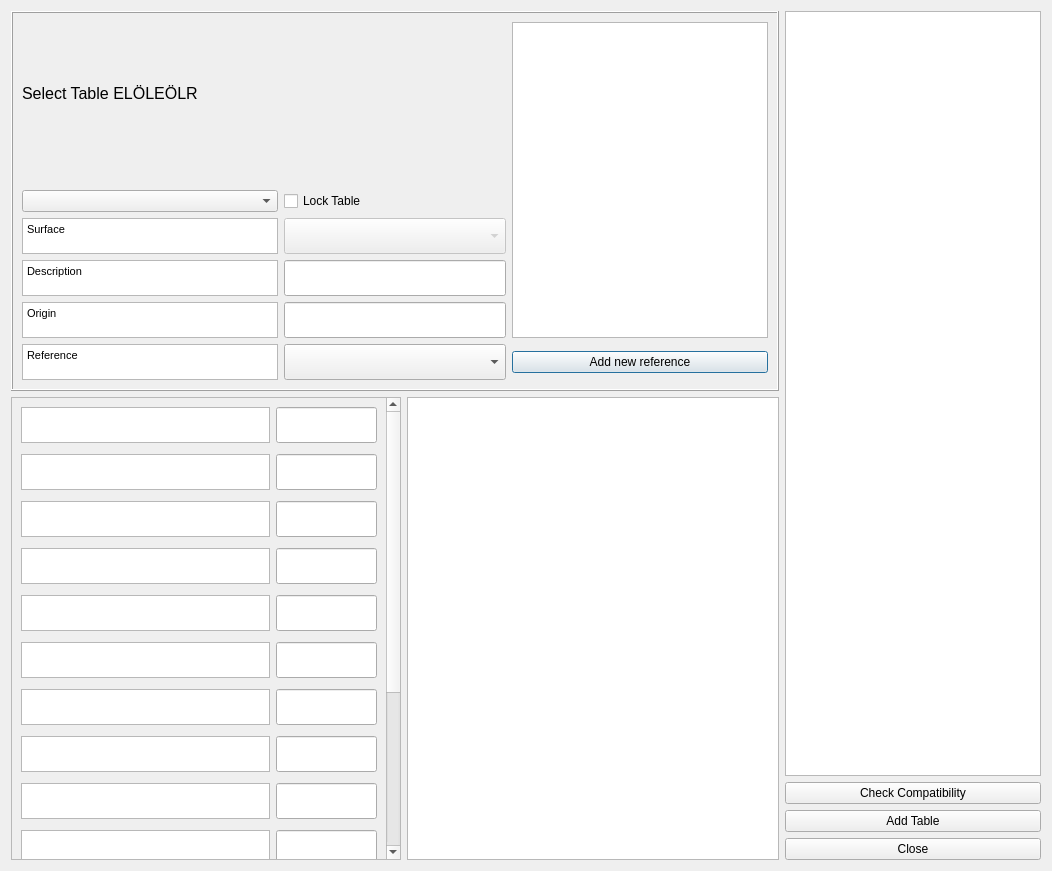
<?xml version="1.0" encoding="UTF-8"?>
<ui version="4.0">
 <class>urban_type_db_editorDialogBase</class>
 <widget class="QDialog" name="urban_type_db_editorDialogBase">
  <property name="geometry">
   <rect>
    <x>0</x>
    <y>0</y>
    <width>1052</width>
    <height>871</height>
   </rect>
  </property>
  <property name="windowTitle">
   <string>Urban Type Database editor</string>
  </property>
  <layout class="QGridLayout" name="gridLayout_3">
   <item row="0" column="0" colspan="2">
    <widget class="QFrame" name="frame1">
     <property name="frameShape">
      <enum>QFrame::Box</enum>
     </property>
     <property name="frameShadow">
      <enum>QFrame::Raised</enum>
     </property>
     <layout class="QGridLayout" name="gridLayout_2">
      <item row="0" column="0">
       <widget class="QLabel" name="label_42">
        <property name="text">
         <string>&lt;!DOCTYPE HTML PUBLIC &quot;-//W3C//DTD HTML 4.0//EN&quot; &quot;http://www.w3.org/TR/REC-html40/strict.dtd&quot;&gt;
&lt;html&gt;&lt;head&gt;&lt;meta name=&quot;qrichtext&quot; content=&quot;1&quot; /&gt;&lt;style type=&quot;text/css&quot;&gt;
p, li { white-space: pre-wrap; }
&lt;/style&gt;&lt;/head&gt;&lt;body style=&quot; font-family:'MS Shell Dlg 2'; font-size:8pt; font-weight:400; font-style:normal;&quot;&gt;
&lt;p style=&quot; margin-top:0px; margin-bottom:0px; margin-left:0px; margin-right:0px; -qt-block-indent:0; text-indent:0px;&quot;&gt;&lt;span style=&quot; font-size:12pt;&quot;&gt;Select Table ELÖLEÖLR&lt;/span&gt;&lt;/p&gt;
&lt;p style=&quot;-qt-paragraph-type:empty; margin-top:0px; margin-bottom:0px; margin-left:0px; margin-right:0px; -qt-block-indent:0; text-indent:0px; font-size:12pt;&quot;&gt;&lt;br /&gt;&lt;/p&gt;&lt;/body&gt;&lt;/html&gt;</string>
        </property>
       </widget>
      </item>
      <item row="0" column="2" rowspan="5">
       <widget class="QTextBrowser" name="textBrowserRef">
        <property name="sizePolicy">
         <sizepolicy hsizetype="Expanding" vsizetype="Preferred">
          <horstretch>0</horstretch>
          <verstretch>0</verstretch>
         </sizepolicy>
        </property>
        <property name="maximumSize">
         <size>
          <width>500</width>
          <height>16777215</height>
         </size>
        </property>
       </widget>
      </item>
      <item row="1" column="0">
       <widget class="QComboBox" name="comboBoxTableSelect">
        <property name="toolTip">
         <string/>
        </property>
       </widget>
      </item>
      <item row="1" column="1">
       <widget class="QCheckBox" name="checkBoxA">
        <property name="text">
         <string>Lock Table</string>
        </property>
       </widget>
      </item>
      <item row="2" column="0">
       <widget class="QTextBrowser" name="textBrowser_Surface">
        <property name="sizePolicy">
         <sizepolicy hsizetype="Expanding" vsizetype="Fixed">
          <horstretch>0</horstretch>
          <verstretch>0</verstretch>
         </sizepolicy>
        </property>
        <property name="maximumSize">
         <size>
          <width>16777215</width>
          <height>36</height>
         </size>
        </property>
        <property name="html">
         <string>&lt;!DOCTYPE HTML PUBLIC &quot;-//W3C//DTD HTML 4.0//EN&quot; &quot;http://www.w3.org/TR/REC-html40/strict.dtd&quot;&gt;
&lt;html&gt;&lt;head&gt;&lt;meta name=&quot;qrichtext&quot; content=&quot;1&quot; /&gt;&lt;style type=&quot;text/css&quot;&gt;
p, li { white-space: pre-wrap; }
&lt;/style&gt;&lt;/head&gt;&lt;body style=&quot; font-family:'MS Shell Dlg 2'; font-size:8.25pt; font-weight:400; font-style:normal;&quot;&gt;
&lt;p style=&quot; margin-top:0px; margin-bottom:0px; margin-left:0px; margin-right:0px; -qt-block-indent:0; text-indent:0px;&quot;&gt;&lt;span style=&quot; font-size:8pt;&quot;&gt;Surface&lt;/span&gt;&lt;/p&gt;&lt;/body&gt;&lt;/html&gt;</string>
        </property>
       </widget>
      </item>
      <item row="2" column="1">
       <widget class="QComboBox" name="comboBoxSurface">
        <property name="enabled">
         <bool>false</bool>
        </property>
        <property name="sizePolicy">
         <sizepolicy hsizetype="Expanding" vsizetype="Fixed">
          <horstretch>0</horstretch>
          <verstretch>0</verstretch>
         </sizepolicy>
        </property>
        <property name="maximumSize">
         <size>
          <width>16777215</width>
          <height>36</height>
         </size>
        </property>
        <property name="currentIndex">
         <number>-1</number>
        </property>
        <item>
         <property name="text">
          <string>Paved</string>
         </property>
        </item>
        <item>
         <property name="text">
          <string>Building</string>
         </property>
        </item>
        <item>
         <property name="text">
          <string>Evergreen Tree</string>
         </property>
        </item>
        <item>
         <property name="text">
          <string>Deciduous Tree</string>
         </property>
        </item>
        <item>
         <property name="text">
          <string>Grass</string>
         </property>
        </item>
        <item>
         <property name="text">
          <string>Bare Soil</string>
         </property>
        </item>
        <item>
         <property name="text">
          <string>Grass</string>
         </property>
        </item>
        <item>
         <property name="text">
          <string>Water</string>
         </property>
        </item>
        <item>
         <property name="text">
          <string>Snow</string>
         </property>
        </item>
       </widget>
      </item>
      <item row="3" column="0">
       <widget class="QTextBrowser" name="textBrowserDesc">
        <property name="sizePolicy">
         <sizepolicy hsizetype="Expanding" vsizetype="Fixed">
          <horstretch>0</horstretch>
          <verstretch>0</verstretch>
         </sizepolicy>
        </property>
        <property name="maximumSize">
         <size>
          <width>16777215</width>
          <height>36</height>
         </size>
        </property>
        <property name="html">
         <string>&lt;!DOCTYPE HTML PUBLIC &quot;-//W3C//DTD HTML 4.0//EN&quot; &quot;http://www.w3.org/TR/REC-html40/strict.dtd&quot;&gt;
&lt;html&gt;&lt;head&gt;&lt;meta name=&quot;qrichtext&quot; content=&quot;1&quot; /&gt;&lt;style type=&quot;text/css&quot;&gt;
p, li { white-space: pre-wrap; }
&lt;/style&gt;&lt;/head&gt;&lt;body style=&quot; font-family:'MS Shell Dlg 2'; font-size:8.25pt; font-weight:400; font-style:normal;&quot;&gt;
&lt;p style=&quot; margin-top:0px; margin-bottom:0px; margin-left:0px; margin-right:0px; -qt-block-indent:0; text-indent:0px;&quot;&gt;&lt;span style=&quot; font-size:8pt;&quot;&gt;Description&lt;/span&gt;&lt;/p&gt;&lt;/body&gt;&lt;/html&gt;</string>
        </property>
       </widget>
      </item>
      <item row="3" column="1">
       <widget class="QgsFilterLineEdit" name="textEditDesc">
        <property name="maximumSize">
         <size>
          <width>16777215</width>
          <height>36</height>
         </size>
        </property>
        <property name="inputMethodHints">
         <set>Qt::ImhNone</set>
        </property>
        <property name="qgisRelation" stdset="0">
         <string notr="true"/>
        </property>
       </widget>
      </item>
      <item row="4" column="0">
       <widget class="QTextBrowser" name="textBrowserOrig">
        <property name="sizePolicy">
         <sizepolicy hsizetype="Expanding" vsizetype="Fixed">
          <horstretch>0</horstretch>
          <verstretch>0</verstretch>
         </sizepolicy>
        </property>
        <property name="maximumSize">
         <size>
          <width>16777215</width>
          <height>36</height>
         </size>
        </property>
        <property name="html">
         <string>&lt;!DOCTYPE HTML PUBLIC &quot;-//W3C//DTD HTML 4.0//EN&quot; &quot;http://www.w3.org/TR/REC-html40/strict.dtd&quot;&gt;
&lt;html&gt;&lt;head&gt;&lt;meta name=&quot;qrichtext&quot; content=&quot;1&quot; /&gt;&lt;style type=&quot;text/css&quot;&gt;
p, li { white-space: pre-wrap; }
&lt;/style&gt;&lt;/head&gt;&lt;body style=&quot; font-family:'MS Shell Dlg 2'; font-size:8.25pt; font-weight:400; font-style:normal;&quot;&gt;
&lt;p style=&quot; margin-top:0px; margin-bottom:0px; margin-left:0px; margin-right:0px; -qt-block-indent:0; text-indent:0px;&quot;&gt;&lt;span style=&quot; font-size:8pt;&quot;&gt;Origin&lt;/span&gt;&lt;/p&gt;&lt;/body&gt;&lt;/html&gt;</string>
        </property>
       </widget>
      </item>
      <item row="4" column="1">
       <widget class="QgsFilterLineEdit" name="textEditOrig">
        <property name="maximumSize">
         <size>
          <width>16777215</width>
          <height>36</height>
         </size>
        </property>
        <property name="qgisRelation" stdset="0">
         <string notr="true"/>
        </property>
       </widget>
      </item>
      <item row="5" column="0">
       <widget class="QTextBrowser" name="textBrowserOrig_2">
        <property name="sizePolicy">
         <sizepolicy hsizetype="Expanding" vsizetype="Fixed">
          <horstretch>0</horstretch>
          <verstretch>0</verstretch>
         </sizepolicy>
        </property>
        <property name="maximumSize">
         <size>
          <width>16777215</width>
          <height>36</height>
         </size>
        </property>
        <property name="html">
         <string>&lt;!DOCTYPE HTML PUBLIC &quot;-//W3C//DTD HTML 4.0//EN&quot; &quot;http://www.w3.org/TR/REC-html40/strict.dtd&quot;&gt;
&lt;html&gt;&lt;head&gt;&lt;meta name=&quot;qrichtext&quot; content=&quot;1&quot; /&gt;&lt;style type=&quot;text/css&quot;&gt;
p, li { white-space: pre-wrap; }
&lt;/style&gt;&lt;/head&gt;&lt;body style=&quot; font-family:'MS Shell Dlg 2'; font-size:8.25pt; font-weight:400; font-style:normal;&quot;&gt;
&lt;p style=&quot; margin-top:0px; margin-bottom:0px; margin-left:0px; margin-right:0px; -qt-block-indent:0; text-indent:0px;&quot;&gt;&lt;span style=&quot; font-size:8pt;&quot;&gt;Reference&lt;/span&gt;&lt;/p&gt;&lt;/body&gt;&lt;/html&gt;</string>
        </property>
       </widget>
      </item>
      <item row="5" column="1">
       <widget class="QComboBox" name="comboBoxRef">
        <property name="sizePolicy">
         <sizepolicy hsizetype="Expanding" vsizetype="Fixed">
          <horstretch>0</horstretch>
          <verstretch>0</verstretch>
         </sizepolicy>
        </property>
        <property name="minimumSize">
         <size>
          <width>0</width>
          <height>0</height>
         </size>
        </property>
        <property name="maximumSize">
         <size>
          <width>500</width>
          <height>36</height>
         </size>
        </property>
        <item>
         <property name="text">
          <string/>
         </property>
        </item>
       </widget>
      </item>
      <item row="5" column="2">
       <widget class="QPushButton" name="pushButtonToRefManager">
        <property name="text">
         <string>Add new reference</string>
        </property>
       </widget>
      </item>
     </layout>
    </widget>
   </item>
   <item row="2" column="2">
    <layout class="QGridLayout" name="gridLayout_8">
     <item row="0" column="0">
      <widget class="QPushButton" name="pushButtonCheck">
       <property name="text">
        <string>Check Compatibility</string>
       </property>
      </widget>
     </item>
     <item row="1" column="0">
      <widget class="QPushButton" name="pushButtonGen">
       <property name="enabled">
        <bool>true</bool>
       </property>
       <property name="text">
        <string>Add Table</string>
       </property>
      </widget>
     </item>
     <item row="2" column="0">
      <widget class="QPushButton" name="pushButtonCancel">
       <property name="text">
        <string>Close</string>
       </property>
      </widget>
     </item>
    </layout>
   </item>
   <item row="0" column="2" rowspan="2">
    <widget class="QTextBrowser" name="textBrowserDescVar">
     <property name="enabled">
      <bool>true</bool>
     </property>
     <property name="sizePolicy">
      <sizepolicy hsizetype="Preferred" vsizetype="Preferred">
       <horstretch>0</horstretch>
       <verstretch>0</verstretch>
      </sizepolicy>
     </property>
     <property name="minimumSize">
      <size>
       <width>150</width>
       <height>0</height>
      </size>
     </property>
     <property name="maximumSize">
      <size>
       <width>16777215</width>
       <height>16777215</height>
      </size>
     </property>
    </widget>
   </item>
   <item row="1" column="1" rowspan="2">
    <widget class="QTextBrowser" name="textBrowserDf">
     <property name="enabled">
      <bool>true</bool>
     </property>
     <property name="sizePolicy">
      <sizepolicy hsizetype="Expanding" vsizetype="Expanding">
       <horstretch>0</horstretch>
       <verstretch>0</verstretch>
      </sizepolicy>
     </property>
     <property name="minimumSize">
      <size>
       <width>300</width>
       <height>0</height>
      </size>
     </property>
     <property name="maximumSize">
      <size>
       <width>16777215</width>
       <height>16777215</height>
      </size>
     </property>
    </widget>
   </item>
   <item row="1" column="0" rowspan="2">
    <widget class="QScrollArea" name="scrollArea">
     <property name="sizePolicy">
      <sizepolicy hsizetype="Preferred" vsizetype="Expanding">
       <horstretch>0</horstretch>
       <verstretch>0</verstretch>
      </sizepolicy>
     </property>
     <property name="widgetResizable">
      <bool>true</bool>
     </property>
     <widget class="QWidget" name="scrollAreaWidgetContents">
      <property name="geometry">
       <rect>
        <x>0</x>
        <y>0</y>
        <width>379</width>
        <height>714</height>
       </rect>
      </property>
      <layout class="QGridLayout" name="gridLayout_5">
       <item row="0" column="0">
        <layout class="QGridLayout" name="gridLayout">
         <property name="verticalSpacing">
          <number>11</number>
         </property>
         <item row="17" column="1">
          <widget class="QgsFilterLineEdit" name="textEdit_Edit_11">
           <property name="maximumSize">
            <size>
             <width>16777215</width>
             <height>36</height>
            </size>
           </property>
           <property name="qgisRelation" stdset="0">
            <string notr="true"/>
           </property>
          </widget>
         </item>
         <item row="18" column="1">
          <widget class="QgsFilterLineEdit" name="textEdit_Edit_12">
           <property name="maximumSize">
            <size>
             <width>16777215</width>
             <height>36</height>
            </size>
           </property>
           <property name="qgisRelation" stdset="0">
            <string notr="true"/>
           </property>
          </widget>
         </item>
         <item row="17" column="0">
          <widget class="QTextBrowser" name="textBrowser_11">
           <property name="sizePolicy">
            <sizepolicy hsizetype="Expanding" vsizetype="Fixed">
             <horstretch>0</horstretch>
             <verstretch>0</verstretch>
            </sizepolicy>
           </property>
           <property name="maximumSize">
            <size>
             <width>16777215</width>
             <height>36</height>
            </size>
           </property>
           <property name="html">
            <string>&lt;!DOCTYPE HTML PUBLIC &quot;-//W3C//DTD HTML 4.0//EN&quot; &quot;http://www.w3.org/TR/REC-html40/strict.dtd&quot;&gt;
&lt;html&gt;&lt;head&gt;&lt;meta name=&quot;qrichtext&quot; content=&quot;1&quot; /&gt;&lt;style type=&quot;text/css&quot;&gt;
p, li { white-space: pre-wrap; }
&lt;/style&gt;&lt;/head&gt;&lt;body style=&quot; font-family:'MS Shell Dlg 2'; font-size:8.25pt; font-weight:400; font-style:normal;&quot;&gt;
&lt;p style=&quot;-qt-paragraph-type:empty; margin-top:0px; margin-bottom:0px; margin-left:0px; margin-right:0px; -qt-block-indent:0; text-indent:0px; font-size:12pt;&quot;&gt;&lt;br /&gt;&lt;/p&gt;&lt;/body&gt;&lt;/html&gt;</string>
           </property>
          </widget>
         </item>
         <item row="18" column="0">
          <widget class="QTextBrowser" name="textBrowser_12">
           <property name="sizePolicy">
            <sizepolicy hsizetype="Expanding" vsizetype="Fixed">
             <horstretch>0</horstretch>
             <verstretch>0</verstretch>
            </sizepolicy>
           </property>
           <property name="maximumSize">
            <size>
             <width>16777215</width>
             <height>36</height>
            </size>
           </property>
           <property name="html">
            <string>&lt;!DOCTYPE HTML PUBLIC &quot;-//W3C//DTD HTML 4.0//EN&quot; &quot;http://www.w3.org/TR/REC-html40/strict.dtd&quot;&gt;
&lt;html&gt;&lt;head&gt;&lt;meta name=&quot;qrichtext&quot; content=&quot;1&quot; /&gt;&lt;style type=&quot;text/css&quot;&gt;
p, li { white-space: pre-wrap; }
&lt;/style&gt;&lt;/head&gt;&lt;body style=&quot; font-family:'MS Shell Dlg 2'; font-size:8.25pt; font-weight:400; font-style:normal;&quot;&gt;
&lt;p style=&quot;-qt-paragraph-type:empty; margin-top:0px; margin-bottom:0px; margin-left:0px; margin-right:0px; -qt-block-indent:0; text-indent:0px; font-size:12pt;&quot;&gt;&lt;br /&gt;&lt;/p&gt;&lt;/body&gt;&lt;/html&gt;</string>
           </property>
          </widget>
         </item>
         <item row="19" column="0">
          <widget class="QTextBrowser" name="textBrowser_13">
           <property name="sizePolicy">
            <sizepolicy hsizetype="Expanding" vsizetype="Fixed">
             <horstretch>0</horstretch>
             <verstretch>0</verstretch>
            </sizepolicy>
           </property>
           <property name="maximumSize">
            <size>
             <width>16777215</width>
             <height>36</height>
            </size>
           </property>
           <property name="html">
            <string>&lt;!DOCTYPE HTML PUBLIC &quot;-//W3C//DTD HTML 4.0//EN&quot; &quot;http://www.w3.org/TR/REC-html40/strict.dtd&quot;&gt;
&lt;html&gt;&lt;head&gt;&lt;meta name=&quot;qrichtext&quot; content=&quot;1&quot; /&gt;&lt;style type=&quot;text/css&quot;&gt;
p, li { white-space: pre-wrap; }
&lt;/style&gt;&lt;/head&gt;&lt;body style=&quot; font-family:'MS Shell Dlg 2'; font-size:8.25pt; font-weight:400; font-style:normal;&quot;&gt;
&lt;p style=&quot;-qt-paragraph-type:empty; margin-top:0px; margin-bottom:0px; margin-left:0px; margin-right:0px; -qt-block-indent:0; text-indent:0px; font-size:12pt;&quot;&gt;&lt;br /&gt;&lt;/p&gt;&lt;/body&gt;&lt;/html&gt;</string>
           </property>
          </widget>
         </item>
         <item row="12" column="0">
          <widget class="QTextBrowser" name="textBrowser_6">
           <property name="sizePolicy">
            <sizepolicy hsizetype="Expanding" vsizetype="Fixed">
             <horstretch>0</horstretch>
             <verstretch>0</verstretch>
            </sizepolicy>
           </property>
           <property name="maximumSize">
            <size>
             <width>16777215</width>
             <height>36</height>
            </size>
           </property>
           <property name="html">
            <string>&lt;!DOCTYPE HTML PUBLIC &quot;-//W3C//DTD HTML 4.0//EN&quot; &quot;http://www.w3.org/TR/REC-html40/strict.dtd&quot;&gt;
&lt;html&gt;&lt;head&gt;&lt;meta name=&quot;qrichtext&quot; content=&quot;1&quot; /&gt;&lt;style type=&quot;text/css&quot;&gt;
p, li { white-space: pre-wrap; }
&lt;/style&gt;&lt;/head&gt;&lt;body style=&quot; font-family:'MS Shell Dlg 2'; font-size:8.25pt; font-weight:400; font-style:normal;&quot;&gt;
&lt;p style=&quot;-qt-paragraph-type:empty; margin-top:0px; margin-bottom:0px; margin-left:0px; margin-right:0px; -qt-block-indent:0; text-indent:0px; font-size:12pt;&quot;&gt;&lt;br /&gt;&lt;/p&gt;&lt;/body&gt;&lt;/html&gt;</string>
           </property>
          </widget>
         </item>
         <item row="10" column="1">
          <widget class="QgsFilterLineEdit" name="textEdit_Edit_4">
           <property name="maximumSize">
            <size>
             <width>16777215</width>
             <height>36</height>
            </size>
           </property>
           <property name="qgisRelation" stdset="0">
            <string notr="true"/>
           </property>
          </widget>
         </item>
         <item row="6" column="1">
          <widget class="QgsFilterLineEdit" name="textEdit_Edit_0">
           <property name="maximumSize">
            <size>
             <width>16777215</width>
             <height>36</height>
            </size>
           </property>
           <property name="qgisRelation" stdset="0">
            <string notr="true"/>
           </property>
          </widget>
         </item>
         <item row="11" column="1">
          <widget class="QgsFilterLineEdit" name="textEdit_Edit_5">
           <property name="maximumSize">
            <size>
             <width>16777215</width>
             <height>36</height>
            </size>
           </property>
           <property name="qgisRelation" stdset="0">
            <string notr="true"/>
           </property>
          </widget>
         </item>
         <item row="16" column="0">
          <widget class="QTextBrowser" name="textBrowser_10">
           <property name="sizePolicy">
            <sizepolicy hsizetype="Expanding" vsizetype="Fixed">
             <horstretch>0</horstretch>
             <verstretch>0</verstretch>
            </sizepolicy>
           </property>
           <property name="maximumSize">
            <size>
             <width>16777215</width>
             <height>36</height>
            </size>
           </property>
           <property name="html">
            <string>&lt;!DOCTYPE HTML PUBLIC &quot;-//W3C//DTD HTML 4.0//EN&quot; &quot;http://www.w3.org/TR/REC-html40/strict.dtd&quot;&gt;
&lt;html&gt;&lt;head&gt;&lt;meta name=&quot;qrichtext&quot; content=&quot;1&quot; /&gt;&lt;style type=&quot;text/css&quot;&gt;
p, li { white-space: pre-wrap; }
&lt;/style&gt;&lt;/head&gt;&lt;body style=&quot; font-family:'MS Shell Dlg 2'; font-size:8.25pt; font-weight:400; font-style:normal;&quot;&gt;
&lt;p style=&quot;-qt-paragraph-type:empty; margin-top:0px; margin-bottom:0px; margin-left:0px; margin-right:0px; -qt-block-indent:0; text-indent:0px; font-size:12pt;&quot;&gt;&lt;br /&gt;&lt;/p&gt;&lt;/body&gt;&lt;/html&gt;</string>
           </property>
          </widget>
         </item>
         <item row="6" column="0">
          <widget class="QTextBrowser" name="textBrowser_0">
           <property name="sizePolicy">
            <sizepolicy hsizetype="Expanding" vsizetype="Fixed">
             <horstretch>0</horstretch>
             <verstretch>0</verstretch>
            </sizepolicy>
           </property>
           <property name="maximumSize">
            <size>
             <width>16777215</width>
             <height>36</height>
            </size>
           </property>
           <property name="html">
            <string>&lt;!DOCTYPE HTML PUBLIC &quot;-//W3C//DTD HTML 4.0//EN&quot; &quot;http://www.w3.org/TR/REC-html40/strict.dtd&quot;&gt;
&lt;html&gt;&lt;head&gt;&lt;meta name=&quot;qrichtext&quot; content=&quot;1&quot; /&gt;&lt;style type=&quot;text/css&quot;&gt;
p, li { white-space: pre-wrap; }
&lt;/style&gt;&lt;/head&gt;&lt;body style=&quot; font-family:'MS Shell Dlg 2'; font-size:8.25pt; font-weight:400; font-style:normal;&quot;&gt;
&lt;p style=&quot;-qt-paragraph-type:empty; margin-top:0px; margin-bottom:0px; margin-left:0px; margin-right:0px; -qt-block-indent:0; text-indent:0px; font-size:12pt;&quot;&gt;&lt;br /&gt;&lt;/p&gt;&lt;/body&gt;&lt;/html&gt;</string>
           </property>
          </widget>
         </item>
         <item row="15" column="0">
          <widget class="QTextBrowser" name="textBrowser_9">
           <property name="sizePolicy">
            <sizepolicy hsizetype="Expanding" vsizetype="Fixed">
             <horstretch>0</horstretch>
             <verstretch>0</verstretch>
            </sizepolicy>
           </property>
           <property name="maximumSize">
            <size>
             <width>16777215</width>
             <height>36</height>
            </size>
           </property>
           <property name="html">
            <string>&lt;!DOCTYPE HTML PUBLIC &quot;-//W3C//DTD HTML 4.0//EN&quot; &quot;http://www.w3.org/TR/REC-html40/strict.dtd&quot;&gt;
&lt;html&gt;&lt;head&gt;&lt;meta name=&quot;qrichtext&quot; content=&quot;1&quot; /&gt;&lt;style type=&quot;text/css&quot;&gt;
p, li { white-space: pre-wrap; }
&lt;/style&gt;&lt;/head&gt;&lt;body style=&quot; font-family:'MS Shell Dlg 2'; font-size:8.25pt; font-weight:400; font-style:normal;&quot;&gt;
&lt;p style=&quot;-qt-paragraph-type:empty; margin-top:0px; margin-bottom:0px; margin-left:0px; margin-right:0px; -qt-block-indent:0; text-indent:0px; font-size:12pt;&quot;&gt;&lt;br /&gt;&lt;/p&gt;&lt;/body&gt;&lt;/html&gt;</string>
           </property>
          </widget>
         </item>
         <item row="8" column="1">
          <widget class="QgsFilterLineEdit" name="textEdit_Edit_2">
           <property name="maximumSize">
            <size>
             <width>16777215</width>
             <height>36</height>
            </size>
           </property>
           <property name="qgisRelation" stdset="0">
            <string notr="true"/>
           </property>
          </widget>
         </item>
         <item row="8" column="0">
          <widget class="QTextBrowser" name="textBrowser_2">
           <property name="sizePolicy">
            <sizepolicy hsizetype="Expanding" vsizetype="Fixed">
             <horstretch>0</horstretch>
             <verstretch>0</verstretch>
            </sizepolicy>
           </property>
           <property name="maximumSize">
            <size>
             <width>16777215</width>
             <height>36</height>
            </size>
           </property>
           <property name="html">
            <string>&lt;!DOCTYPE HTML PUBLIC &quot;-//W3C//DTD HTML 4.0//EN&quot; &quot;http://www.w3.org/TR/REC-html40/strict.dtd&quot;&gt;
&lt;html&gt;&lt;head&gt;&lt;meta name=&quot;qrichtext&quot; content=&quot;1&quot; /&gt;&lt;style type=&quot;text/css&quot;&gt;
p, li { white-space: pre-wrap; }
&lt;/style&gt;&lt;/head&gt;&lt;body style=&quot; font-family:'MS Shell Dlg 2'; font-size:8.25pt; font-weight:400; font-style:normal;&quot;&gt;
&lt;p style=&quot;-qt-paragraph-type:empty; margin-top:0px; margin-bottom:0px; margin-left:0px; margin-right:0px; -qt-block-indent:0; text-indent:0px; font-size:12pt;&quot;&gt;&lt;br /&gt;&lt;/p&gt;&lt;/body&gt;&lt;/html&gt;</string>
           </property>
          </widget>
         </item>
         <item row="14" column="0">
          <widget class="QTextBrowser" name="textBrowser_8">
           <property name="sizePolicy">
            <sizepolicy hsizetype="Expanding" vsizetype="Fixed">
             <horstretch>0</horstretch>
             <verstretch>0</verstretch>
            </sizepolicy>
           </property>
           <property name="maximumSize">
            <size>
             <width>16777215</width>
             <height>36</height>
            </size>
           </property>
           <property name="html">
            <string>&lt;!DOCTYPE HTML PUBLIC &quot;-//W3C//DTD HTML 4.0//EN&quot; &quot;http://www.w3.org/TR/REC-html40/strict.dtd&quot;&gt;
&lt;html&gt;&lt;head&gt;&lt;meta name=&quot;qrichtext&quot; content=&quot;1&quot; /&gt;&lt;style type=&quot;text/css&quot;&gt;
p, li { white-space: pre-wrap; }
&lt;/style&gt;&lt;/head&gt;&lt;body style=&quot; font-family:'MS Shell Dlg 2'; font-size:8.25pt; font-weight:400; font-style:normal;&quot;&gt;
&lt;p style=&quot;-qt-paragraph-type:empty; margin-top:0px; margin-bottom:0px; margin-left:0px; margin-right:0px; -qt-block-indent:0; text-indent:0px; font-size:12pt;&quot;&gt;&lt;br /&gt;&lt;/p&gt;&lt;/body&gt;&lt;/html&gt;</string>
           </property>
          </widget>
         </item>
         <item row="9" column="1">
          <widget class="QgsFilterLineEdit" name="textEdit_Edit_3">
           <property name="maximumSize">
            <size>
             <width>16777215</width>
             <height>36</height>
            </size>
           </property>
           <property name="qgisRelation" stdset="0">
            <string notr="true"/>
           </property>
          </widget>
         </item>
         <item row="9" column="0">
          <widget class="QTextBrowser" name="textBrowser_3">
           <property name="sizePolicy">
            <sizepolicy hsizetype="Expanding" vsizetype="Fixed">
             <horstretch>0</horstretch>
             <verstretch>0</verstretch>
            </sizepolicy>
           </property>
           <property name="maximumSize">
            <size>
             <width>16777215</width>
             <height>36</height>
            </size>
           </property>
           <property name="html">
            <string>&lt;!DOCTYPE HTML PUBLIC &quot;-//W3C//DTD HTML 4.0//EN&quot; &quot;http://www.w3.org/TR/REC-html40/strict.dtd&quot;&gt;
&lt;html&gt;&lt;head&gt;&lt;meta name=&quot;qrichtext&quot; content=&quot;1&quot; /&gt;&lt;style type=&quot;text/css&quot;&gt;
p, li { white-space: pre-wrap; }
&lt;/style&gt;&lt;/head&gt;&lt;body style=&quot; font-family:'MS Shell Dlg 2'; font-size:8.25pt; font-weight:400; font-style:normal;&quot;&gt;
&lt;p style=&quot;-qt-paragraph-type:empty; margin-top:0px; margin-bottom:0px; margin-left:0px; margin-right:0px; -qt-block-indent:0; text-indent:0px; font-size:12pt;&quot;&gt;&lt;br /&gt;&lt;/p&gt;&lt;/body&gt;&lt;/html&gt;</string>
           </property>
          </widget>
         </item>
         <item row="13" column="0">
          <widget class="QTextBrowser" name="textBrowser_7">
           <property name="sizePolicy">
            <sizepolicy hsizetype="Expanding" vsizetype="Fixed">
             <horstretch>0</horstretch>
             <verstretch>0</verstretch>
            </sizepolicy>
           </property>
           <property name="maximumSize">
            <size>
             <width>16777215</width>
             <height>36</height>
            </size>
           </property>
           <property name="html">
            <string>&lt;!DOCTYPE HTML PUBLIC &quot;-//W3C//DTD HTML 4.0//EN&quot; &quot;http://www.w3.org/TR/REC-html40/strict.dtd&quot;&gt;
&lt;html&gt;&lt;head&gt;&lt;meta name=&quot;qrichtext&quot; content=&quot;1&quot; /&gt;&lt;style type=&quot;text/css&quot;&gt;
p, li { white-space: pre-wrap; }
&lt;/style&gt;&lt;/head&gt;&lt;body style=&quot; font-family:'MS Shell Dlg 2'; font-size:8.25pt; font-weight:400; font-style:normal;&quot;&gt;
&lt;p style=&quot;-qt-paragraph-type:empty; margin-top:0px; margin-bottom:0px; margin-left:0px; margin-right:0px; -qt-block-indent:0; text-indent:0px; font-size:12pt;&quot;&gt;&lt;br /&gt;&lt;/p&gt;&lt;/body&gt;&lt;/html&gt;</string>
           </property>
          </widget>
         </item>
         <item row="7" column="1">
          <widget class="QgsFilterLineEdit" name="textEdit_Edit_1">
           <property name="maximumSize">
            <size>
             <width>16777215</width>
             <height>36</height>
            </size>
           </property>
           <property name="qgisRelation" stdset="0">
            <string notr="true"/>
           </property>
          </widget>
         </item>
         <item row="7" column="0">
          <widget class="QTextBrowser" name="textBrowser_1">
           <property name="sizePolicy">
            <sizepolicy hsizetype="Expanding" vsizetype="Fixed">
             <horstretch>0</horstretch>
             <verstretch>0</verstretch>
            </sizepolicy>
           </property>
           <property name="maximumSize">
            <size>
             <width>16777215</width>
             <height>36</height>
            </size>
           </property>
           <property name="html">
            <string>&lt;!DOCTYPE HTML PUBLIC &quot;-//W3C//DTD HTML 4.0//EN&quot; &quot;http://www.w3.org/TR/REC-html40/strict.dtd&quot;&gt;
&lt;html&gt;&lt;head&gt;&lt;meta name=&quot;qrichtext&quot; content=&quot;1&quot; /&gt;&lt;style type=&quot;text/css&quot;&gt;
p, li { white-space: pre-wrap; }
&lt;/style&gt;&lt;/head&gt;&lt;body style=&quot; font-family:'MS Shell Dlg 2'; font-size:8.25pt; font-weight:400; font-style:normal;&quot;&gt;
&lt;p style=&quot;-qt-paragraph-type:empty; margin-top:0px; margin-bottom:0px; margin-left:0px; margin-right:0px; -qt-block-indent:0; text-indent:0px; font-size:12pt;&quot;&gt;&lt;br /&gt;&lt;/p&gt;&lt;/body&gt;&lt;/html&gt;</string>
           </property>
          </widget>
         </item>
         <item row="15" column="1">
          <widget class="QgsFilterLineEdit" name="textEdit_Edit_9">
           <property name="maximumSize">
            <size>
             <width>16777215</width>
             <height>36</height>
            </size>
           </property>
           <property name="qgisRelation" stdset="0">
            <string notr="true"/>
           </property>
          </widget>
         </item>
         <item row="11" column="0">
          <widget class="QTextBrowser" name="textBrowser_5">
           <property name="sizePolicy">
            <sizepolicy hsizetype="Expanding" vsizetype="Fixed">
             <horstretch>0</horstretch>
             <verstretch>0</verstretch>
            </sizepolicy>
           </property>
           <property name="maximumSize">
            <size>
             <width>16777215</width>
             <height>36</height>
            </size>
           </property>
           <property name="html">
            <string>&lt;!DOCTYPE HTML PUBLIC &quot;-//W3C//DTD HTML 4.0//EN&quot; &quot;http://www.w3.org/TR/REC-html40/strict.dtd&quot;&gt;
&lt;html&gt;&lt;head&gt;&lt;meta name=&quot;qrichtext&quot; content=&quot;1&quot; /&gt;&lt;style type=&quot;text/css&quot;&gt;
p, li { white-space: pre-wrap; }
&lt;/style&gt;&lt;/head&gt;&lt;body style=&quot; font-family:'MS Shell Dlg 2'; font-size:8.25pt; font-weight:400; font-style:normal;&quot;&gt;
&lt;p style=&quot;-qt-paragraph-type:empty; margin-top:0px; margin-bottom:0px; margin-left:0px; margin-right:0px; -qt-block-indent:0; text-indent:0px; font-size:12pt;&quot;&gt;&lt;br /&gt;&lt;/p&gt;&lt;/body&gt;&lt;/html&gt;</string>
           </property>
          </widget>
         </item>
         <item row="14" column="1">
          <widget class="QgsFilterLineEdit" name="textEdit_Edit_8">
           <property name="maximumSize">
            <size>
             <width>16777215</width>
             <height>36</height>
            </size>
           </property>
           <property name="qgisRelation" stdset="0">
            <string notr="true"/>
           </property>
          </widget>
         </item>
         <item row="12" column="1">
          <widget class="QgsFilterLineEdit" name="textEdit_Edit_6">
           <property name="maximumSize">
            <size>
             <width>16777215</width>
             <height>36</height>
            </size>
           </property>
           <property name="qgisRelation" stdset="0">
            <string notr="true"/>
           </property>
          </widget>
         </item>
         <item row="16" column="1">
          <widget class="QgsFilterLineEdit" name="textEdit_Edit_10">
           <property name="maximumSize">
            <size>
             <width>16777215</width>
             <height>36</height>
            </size>
           </property>
           <property name="qgisRelation" stdset="0">
            <string notr="true"/>
           </property>
          </widget>
         </item>
         <item row="13" column="1">
          <widget class="QgsFilterLineEdit" name="textEdit_Edit_7">
           <property name="maximumSize">
            <size>
             <width>16777215</width>
             <height>36</height>
            </size>
           </property>
           <property name="qgisRelation" stdset="0">
            <string notr="true"/>
           </property>
          </widget>
         </item>
         <item row="10" column="0">
          <widget class="QTextBrowser" name="textBrowser_4">
           <property name="sizePolicy">
            <sizepolicy hsizetype="Expanding" vsizetype="Fixed">
             <horstretch>0</horstretch>
             <verstretch>0</verstretch>
            </sizepolicy>
           </property>
           <property name="maximumSize">
            <size>
             <width>16777215</width>
             <height>36</height>
            </size>
           </property>
           <property name="html">
            <string>&lt;!DOCTYPE HTML PUBLIC &quot;-//W3C//DTD HTML 4.0//EN&quot; &quot;http://www.w3.org/TR/REC-html40/strict.dtd&quot;&gt;
&lt;html&gt;&lt;head&gt;&lt;meta name=&quot;qrichtext&quot; content=&quot;1&quot; /&gt;&lt;style type=&quot;text/css&quot;&gt;
p, li { white-space: pre-wrap; }
&lt;/style&gt;&lt;/head&gt;&lt;body style=&quot; font-family:'MS Shell Dlg 2'; font-size:8.25pt; font-weight:400; font-style:normal;&quot;&gt;
&lt;p style=&quot;-qt-paragraph-type:empty; margin-top:0px; margin-bottom:0px; margin-left:0px; margin-right:0px; -qt-block-indent:0; text-indent:0px; font-size:12pt;&quot;&gt;&lt;br /&gt;&lt;/p&gt;&lt;/body&gt;&lt;/html&gt;</string>
           </property>
          </widget>
         </item>
         <item row="20" column="0">
          <widget class="QTextBrowser" name="textBrowser_14">
           <property name="sizePolicy">
            <sizepolicy hsizetype="Expanding" vsizetype="Fixed">
             <horstretch>0</horstretch>
             <verstretch>0</verstretch>
            </sizepolicy>
           </property>
           <property name="maximumSize">
            <size>
             <width>16777215</width>
             <height>36</height>
            </size>
           </property>
           <property name="html">
            <string>&lt;!DOCTYPE HTML PUBLIC &quot;-//W3C//DTD HTML 4.0//EN&quot; &quot;http://www.w3.org/TR/REC-html40/strict.dtd&quot;&gt;
&lt;html&gt;&lt;head&gt;&lt;meta name=&quot;qrichtext&quot; content=&quot;1&quot; /&gt;&lt;style type=&quot;text/css&quot;&gt;
p, li { white-space: pre-wrap; }
&lt;/style&gt;&lt;/head&gt;&lt;body style=&quot; font-family:'MS Shell Dlg 2'; font-size:8.25pt; font-weight:400; font-style:normal;&quot;&gt;
&lt;p style=&quot;-qt-paragraph-type:empty; margin-top:0px; margin-bottom:0px; margin-left:0px; margin-right:0px; -qt-block-indent:0; text-indent:0px; font-size:12pt;&quot;&gt;&lt;br /&gt;&lt;/p&gt;&lt;/body&gt;&lt;/html&gt;</string>
           </property>
          </widget>
         </item>
         <item row="19" column="1">
          <widget class="QgsFilterLineEdit" name="textEdit_Edit_13">
           <property name="maximumSize">
            <size>
             <width>16777215</width>
             <height>36</height>
            </size>
           </property>
           <property name="qgisRelation" stdset="0">
            <string notr="true"/>
           </property>
          </widget>
         </item>
         <item row="20" column="1">
          <widget class="QgsFilterLineEdit" name="textEdit_Edit_14">
           <property name="maximumSize">
            <size>
             <width>16777215</width>
             <height>36</height>
            </size>
           </property>
           <property name="qgisRelation" stdset="0">
            <string notr="true"/>
           </property>
          </widget>
         </item>
        </layout>
       </item>
      </layout>
     </widget>
    </widget>
   </item>
  </layout>
 </widget>
 <customwidgets>
  <customwidget>
   <class>QgsFilterLineEdit</class>
   <extends>QLineEdit</extends>
   <header>qgsfilterlineedit.h</header>
  </customwidget>
 </customwidgets>
 <resources/>
 <connections>
  <connection>
   <sender>checkBoxA</sender>
   <signal>clicked(bool)</signal>
   <receiver>comboBoxTableSelect</receiver>
   <slot>setDisabled(bool)</slot>
   <hints>
    <hint type="sourcelabel">
     <x>429</x>
     <y>96</y>
    </hint>
    <hint type="destinationlabel">
     <x>51</x>
     <y>135</y>
    </hint>
   </hints>
  </connection>
  <connection>
   <sender>pushButtonCancel</sender>
   <signal>clicked()</signal>
   <receiver>urban_type_db_editorDialogBase</receiver>
   <slot>close()</slot>
   <hints>
    <hint type="sourcelabel">
     <x>758</x>
     <y>727</y>
    </hint>
    <hint type="destinationlabel">
     <x>461</x>
     <y>380</y>
    </hint>
   </hints>
  </connection>
 </connections>
</ui>
